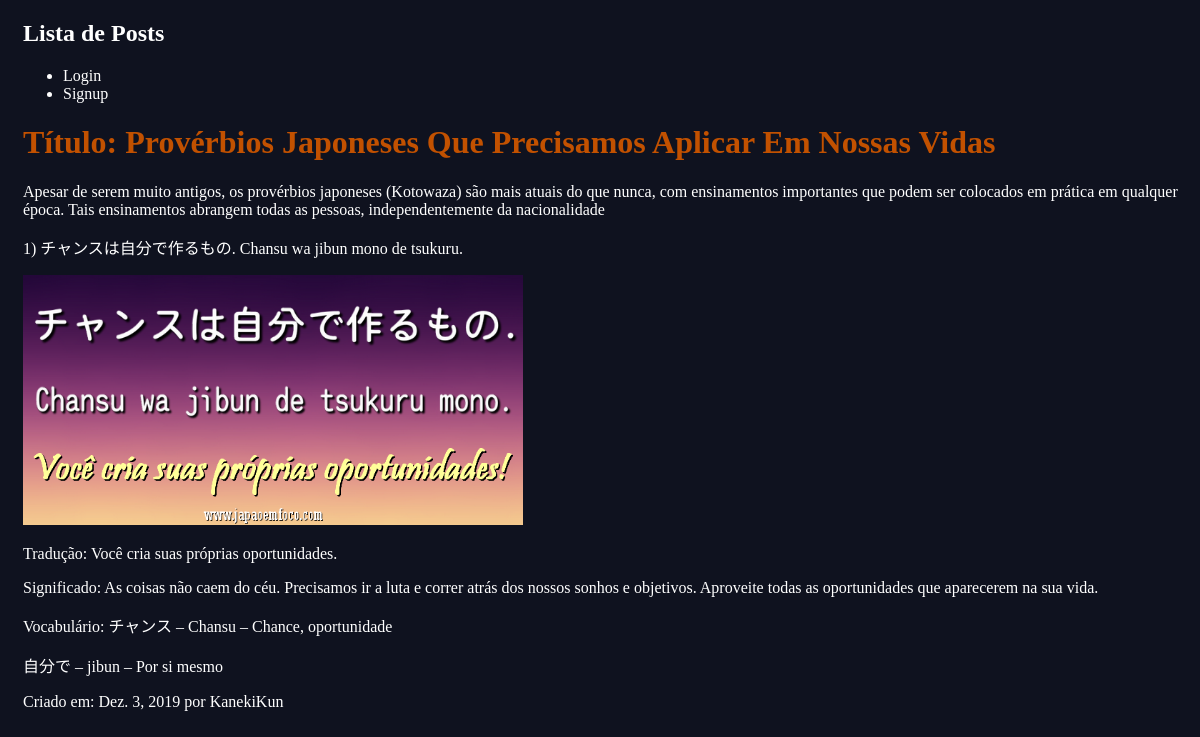
Page /blog/post/3/ on the earlier database version.
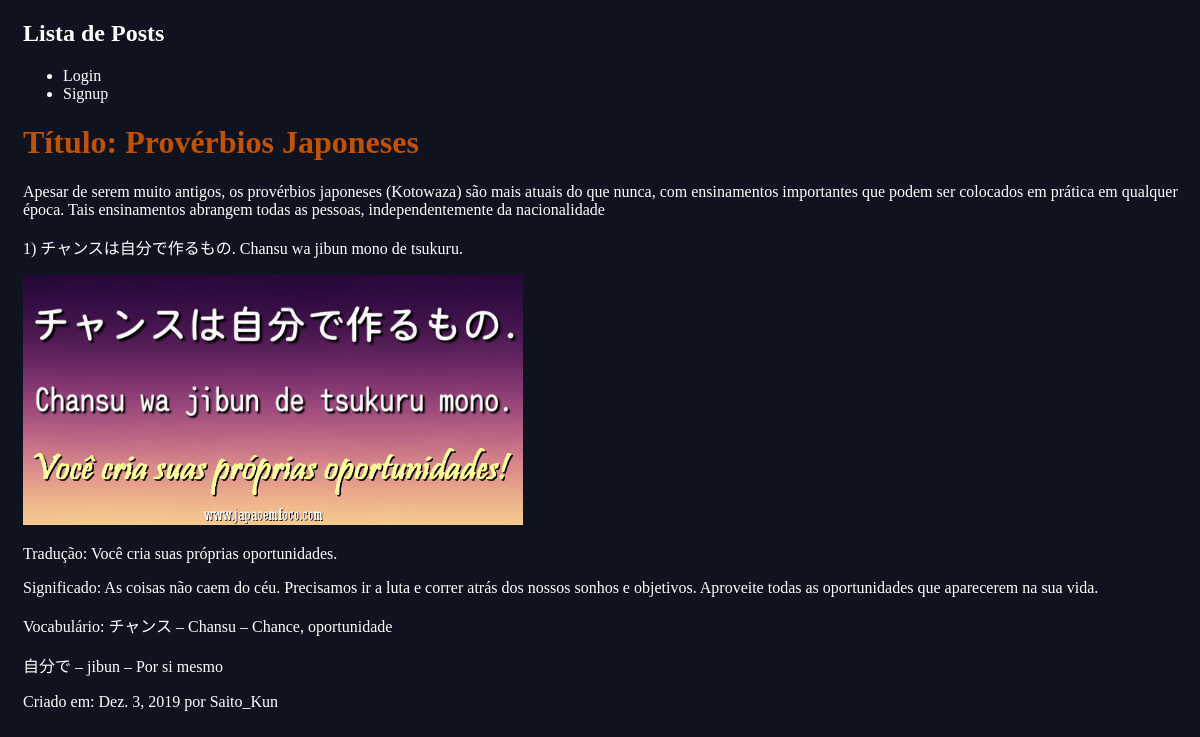
Same page on the later database version.
### blog/models.py (models this page shows, shortened)
class Post(models.Model):
    titulo = models.CharField(max_length=255)
    resumo = RichTextField()
    conteudo = RichTextUploadingField()
    dt_cri_post = models.DateField(auto_now_add=True)
    autor = models.ForeignKey(User, default=None, on_delete=models.PROTECT)

### blog/views.py (the view)
# urls.py: path('post/<int:pk>/', views.post_detail, name='detail'),
def post_detail(request, pk):
    post = get_object_or_404(Post, pk=pk)
    return render(request, 'blog/post_detail.html', {'post': post})

### blog/templates/blog/post_detail.html
{% extends 'base_layout.html' %}
{% block content %}
<div class="post-detail">
    <div class="post">
        <h1> Título: {{ post.titulo }}</h1>
         <p> {{ post.resumo|safe }} </p>
         <p> {{ post.conteudo|safe}} </p>
        <p> Criado em: {{ post.dt_cri_post }} por {{post.autor}}</p>
    </div>
</div>
{% endblock %}

Differences in the rows shown:
changed Post: titulo "Provérbios Japoneses Que Precisamos Aplicar Em Nossas Vidas" → "Provérbios Japoneses"; autor "KanekiKun" → "Saito_Kun"
